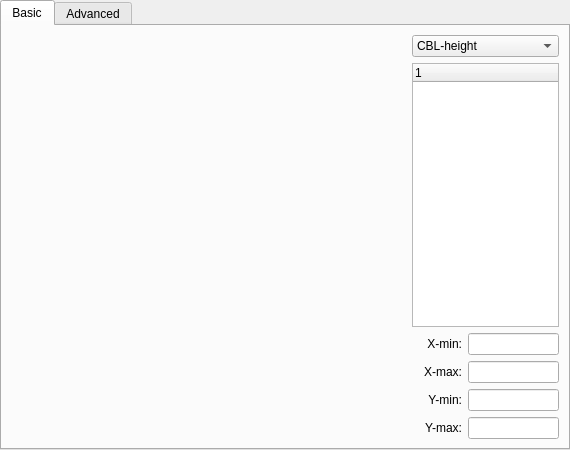
<?xml version="1.0" encoding="UTF-8"?>
<ui version="4.0">
 <class>plotwindow</class>
 <widget class="QTabWidget" name="plotwindow">
  <property name="geometry">
   <rect>
    <x>0</x>
    <y>0</y>
    <width>570</width>
    <height>450</height>
   </rect>
  </property>
  <property name="minimumSize">
   <size>
    <width>570</width>
    <height>450</height>
   </size>
  </property>
  <property name="windowTitle">
   <string>Plot window | Mixed-layer model</string>
  </property>
  <property name="currentIndex">
   <number>0</number>
  </property>
  <widget class="QWidget" name="tab_2">
   <attribute name="title">
    <string>Basic</string>
   </attribute>
   <layout class="QHBoxLayout" name="horizontalLayout" stretch="1,0">
    <item>
     <layout class="QVBoxLayout" name="verticalLayout">
      <item>
       <widget class="QWidget" name="plotarea" native="true">
        <property name="sizePolicy">
         <sizepolicy hsizetype="Expanding" vsizetype="Expanding">
          <horstretch>0</horstretch>
          <verstretch>0</verstretch>
         </sizepolicy>
        </property>
        <property name="minimumSize">
         <size>
          <width>400</width>
          <height>400</height>
         </size>
        </property>
        <property name="palette">
         <palette>
          <active>
           <colorrole role="Base">
            <brush brushstyle="SolidPattern">
             <color alpha="255">
              <red>255</red>
              <green>255</green>
              <blue>255</blue>
             </color>
            </brush>
           </colorrole>
           <colorrole role="Window">
            <brush brushstyle="SolidPattern">
             <color alpha="255">
              <red>255</red>
              <green>255</green>
              <blue>255</blue>
             </color>
            </brush>
           </colorrole>
          </active>
          <inactive>
           <colorrole role="Base">
            <brush brushstyle="SolidPattern">
             <color alpha="255">
              <red>255</red>
              <green>255</green>
              <blue>255</blue>
             </color>
            </brush>
           </colorrole>
           <colorrole role="Window">
            <brush brushstyle="SolidPattern">
             <color alpha="255">
              <red>255</red>
              <green>255</green>
              <blue>255</blue>
             </color>
            </brush>
           </colorrole>
          </inactive>
          <disabled>
           <colorrole role="Base">
            <brush brushstyle="SolidPattern">
             <color alpha="255">
              <red>255</red>
              <green>255</green>
              <blue>255</blue>
             </color>
            </brush>
           </colorrole>
           <colorrole role="Window">
            <brush brushstyle="SolidPattern">
             <color alpha="255">
              <red>255</red>
              <green>255</green>
              <blue>255</blue>
             </color>
            </brush>
           </colorrole>
          </disabled>
         </palette>
        </property>
        <property name="autoFillBackground">
         <bool>false</bool>
        </property>
       </widget>
      </item>
     </layout>
    </item>
    <item>
     <layout class="QVBoxLayout" name="verticalLayout_4">
      <item>
       <widget class="QComboBox" name="plotvar">
        <property name="maximumSize">
         <size>
          <width>200</width>
          <height>2000</height>
         </size>
        </property>
        <item>
         <property name="text">
          <string>CBL-height</string>
         </property>
        </item>
        <item>
         <property name="text">
          <string>Potential temperature</string>
         </property>
        </item>
        <item>
         <property name="text">
          <string>Specific humidity</string>
         </property>
        </item>
       </widget>
      </item>
      <item>
       <widget class="QTreeWidget" name="modelruntree">
        <property name="maximumSize">
         <size>
          <width>150</width>
          <height>16777215</height>
         </size>
        </property>
        <column>
         <property name="text">
          <string notr="true">1</string>
         </property>
        </column>
       </widget>
      </item>
      <item>
       <layout class="QHBoxLayout" name="layout_xmin">
        <item>
         <widget class="QLabel" name="xminLabel">
          <property name="minimumSize">
           <size>
            <width>50</width>
            <height>0</height>
           </size>
          </property>
          <property name="text">
           <string>X-min:</string>
          </property>
          <property name="alignment">
           <set>Qt::AlignRight|Qt::AlignTrailing|Qt::AlignVCenter</set>
          </property>
         </widget>
        </item>
        <item>
         <widget class="QLineEdit" name="xminInput">
          <property name="maximumSize">
           <size>
            <width>100</width>
            <height>1000</height>
           </size>
          </property>
         </widget>
        </item>
       </layout>
      </item>
      <item>
       <layout class="QHBoxLayout" name="layout_xmax">
        <item>
         <widget class="QLabel" name="xmaxLabel">
          <property name="minimumSize">
           <size>
            <width>50</width>
            <height>0</height>
           </size>
          </property>
          <property name="text">
           <string>X-max:</string>
          </property>
          <property name="alignment">
           <set>Qt::AlignRight|Qt::AlignTrailing|Qt::AlignVCenter</set>
          </property>
         </widget>
        </item>
        <item>
         <widget class="QLineEdit" name="xmaxInput">
          <property name="maximumSize">
           <size>
            <width>100</width>
            <height>1000</height>
           </size>
          </property>
         </widget>
        </item>
       </layout>
      </item>
      <item>
       <layout class="QHBoxLayout" name="layout_ymin">
        <property name="sizeConstraint">
         <enum>QLayout::SetFixedSize</enum>
        </property>
        <item>
         <widget class="QLabel" name="yminLabel">
          <property name="minimumSize">
           <size>
            <width>50</width>
            <height>0</height>
           </size>
          </property>
          <property name="text">
           <string>Y-min:</string>
          </property>
          <property name="alignment">
           <set>Qt::AlignRight|Qt::AlignTrailing|Qt::AlignVCenter</set>
          </property>
         </widget>
        </item>
        <item>
         <widget class="QLineEdit" name="yminInput">
          <property name="maximumSize">
           <size>
            <width>100</width>
            <height>1000</height>
           </size>
          </property>
         </widget>
        </item>
       </layout>
      </item>
      <item>
       <layout class="QHBoxLayout" name="layout_ymax">
        <item>
         <widget class="QLabel" name="ymaxLabel">
          <property name="minimumSize">
           <size>
            <width>50</width>
            <height>0</height>
           </size>
          </property>
          <property name="text">
           <string>Y-max:</string>
          </property>
          <property name="alignment">
           <set>Qt::AlignRight|Qt::AlignTrailing|Qt::AlignVCenter</set>
          </property>
         </widget>
        </item>
        <item>
         <widget class="QLineEdit" name="ymaxInput">
          <property name="maximumSize">
           <size>
            <width>100</width>
            <height>1000</height>
           </size>
          </property>
         </widget>
        </item>
       </layout>
      </item>
     </layout>
    </item>
   </layout>
  </widget>
  <widget class="QWidget" name="tab">
   <attribute name="title">
    <string>Advanced</string>
   </attribute>
  </widget>
 </widget>
 <resources/>
 <connections/>
</ui>
